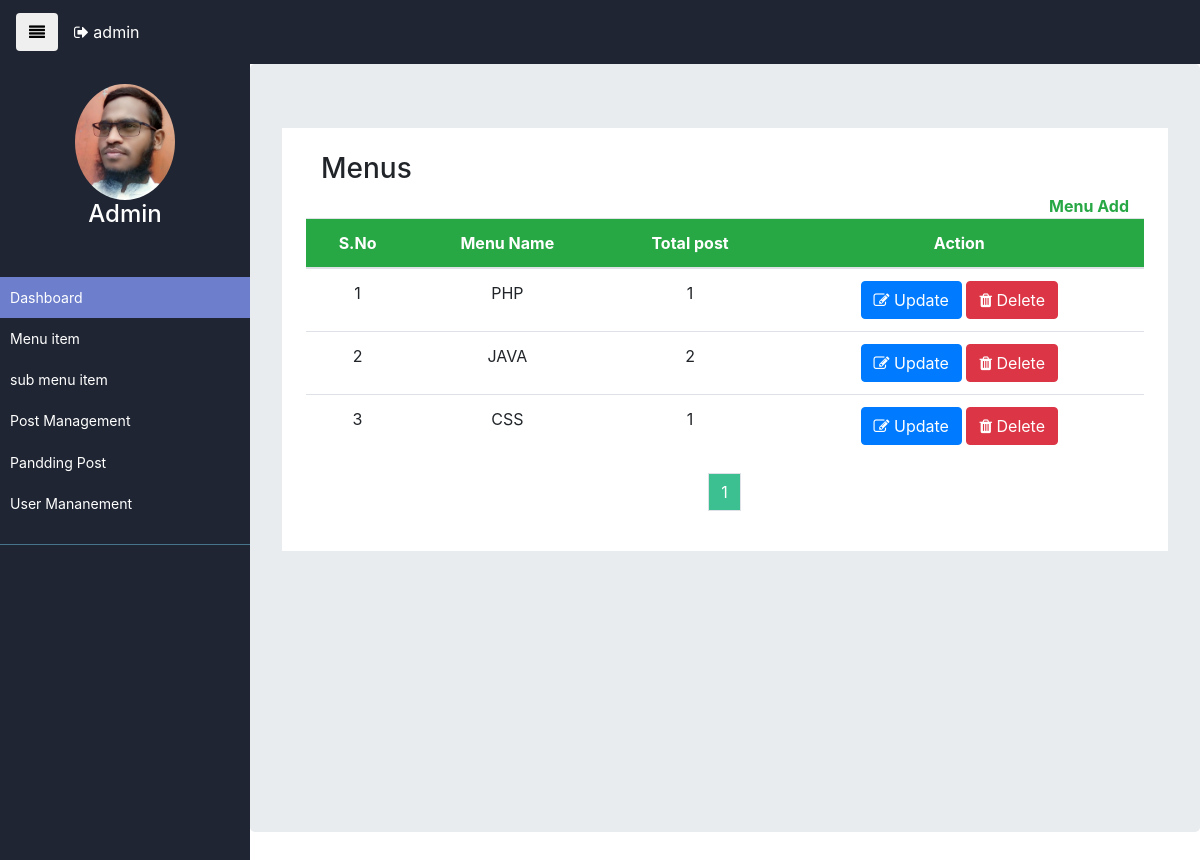
The page /admin/menus.php (signed in) on the database its author committed.
### tables this page shows
CREATE TABLE `menus` (
  `menu_id` int(11) NOT NULL,
  `menu_name` varchar(255) NOT NULL,
  `post_count` varchar(1000) NOT NULL
);

### admin/menus.php (the view, shortened to what this page needs)
<?php include('includes/top_header.php');?>
<?php include('includes/top_navbar.php');?>
<div class="wrapper">
<?php include('includes/side_navbar.php');?>
    <div id="content" class="jumbotron">
        <div class="container-fluid bg-white p-4">
         <div class="container mb-4">
          <h3 class="">Menus</h3>
           <strong><a href="menu_add.php" class="text-success float-right">Menu Add</a></strong>
         </div>
			<table class="table table-hover text-center">
				<thead class="bg-success text-white">
					<tr>
						<th>S.No</th>
						<th>Menu Name</th>
						<th>Total post</th>
						<th>Action</th>
					</tr>
				</thead>
				<tbody>
<?php
$pagi_limit = 3;
if (isset($_REQUEST['page'])) {
  $page_numbar = $_REQUEST['page'];
}else{
  $page_numbar = 1;
}
$offset = ($page_numbar -1)* $pagi_limit;
include 'database/db_connect.php';
$menulistqry="SELECT * from menus where menu_id limit {$offset},{$pagi_limit}";
$menulistres=mysqli_query($con,$menulistqry);
$ser = 1;
while ($menudata=mysqli_fetch_assoc($menulistres)) {
?>
						<tr>
							<td><?php echo $ser++;?></td>
							<td><?php echo $menudata['menu_name'];?></td>
							<td><?php echo $menudata['post_count'];?></td>
							<td>
								<a class="btn btn-primary" href="update_menu.php?menuid=<?php echo $menudata['menu_id']?>"><i class="fa fa-edit"></i> Update</a>
				                <a class="btn btn-danger" href="delete_menu.php?id=<?php echo $menudata['menu_id']?>"><i class="fa fa-trash" aria-hidden="true"></i> Delete</a>
							</td>
							</tr>
						<?php
						}
						?>
				</tbody>
			</table>
<?php
$pagi_post  ="SELECT * FROM menus";
$pagi_query =mysqli_query($con, $pagi_post);
$pagi_result=mysqli_num_rows($pagi_query);
if ($pagi_result) {
  $rec_total  = mysqli_num_rows($pagi_query);
  $page_total = ceil($rec_total/$pagi_limit);
     echo"<ul class='pagination justify-content-center'>";
     for ($i=1; $i <= $page_total; $i++) {
      if ($i== $page_numbar) {
        $active ="active";
      }else{
        $active ="";
      }
      echo'<li  class='.$active.'><a class="page-link" href="menus.php?page='.$i.'">'.$i.'</a></li>';
   }
  echo"</ul>";
 }
?>
        </div>
    </div>
</div>
<?php include('includes/footer.php');?>

### admin/admin.css (style rules this page uses)
a, a:hover, a:focus { color: inherit; text-decoration: none; transition: all 0.3s; }
.wrapper { display: flex; width: 100%; align-items: stretch; }
.wrapper { display: flex; align-items: stretch; }
ul.pagination li.active .page-link { background-color: #3cc091; color: white; }
div#content { width: 100%; }

### rows shown on the page
menus: menu_name "PHP", post_count "1"
menus: menu_name "JAVA", post_count "2"
menus: menu_name "CSS", post_count "1"

### other values the page prints
$_SESSION['user_name'] "admin"
